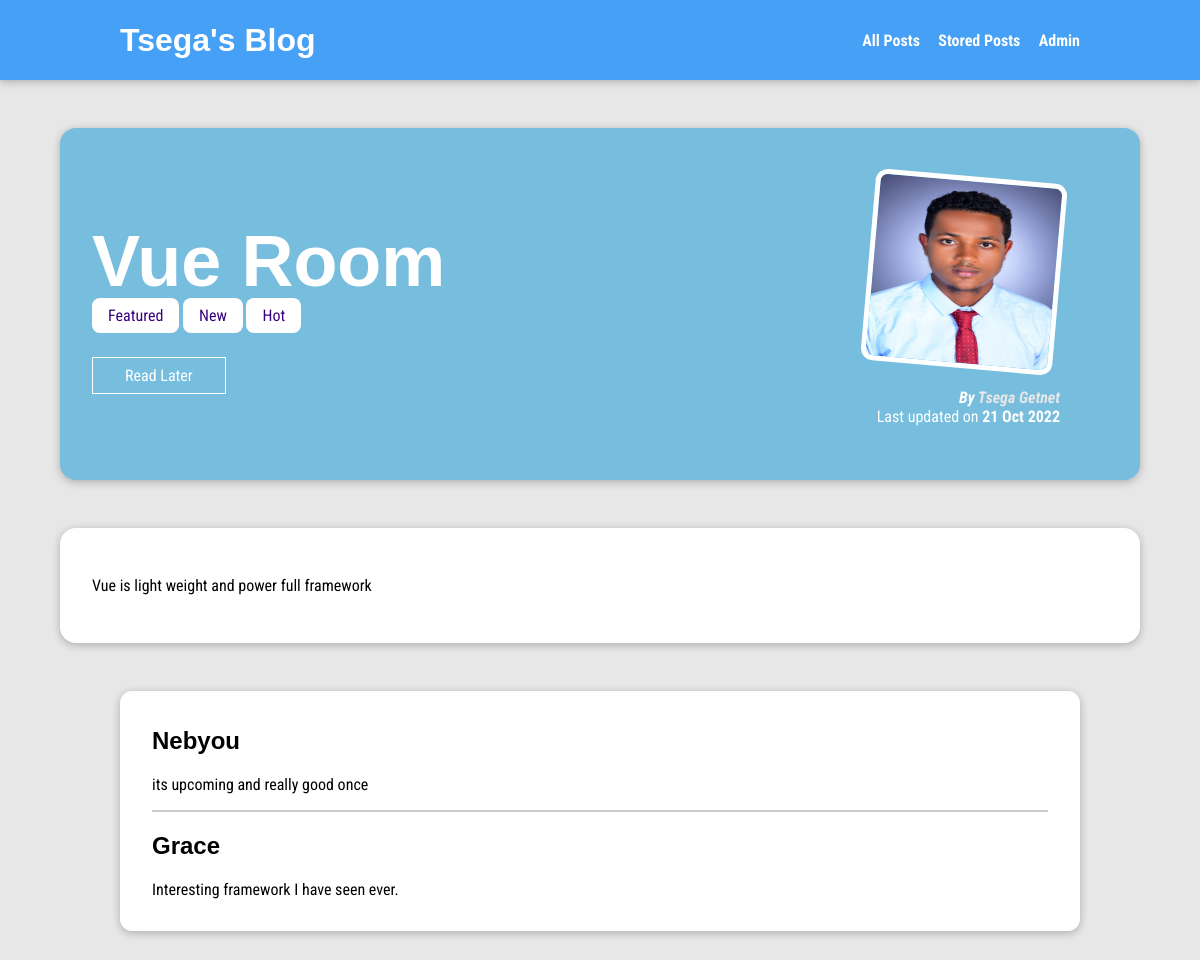
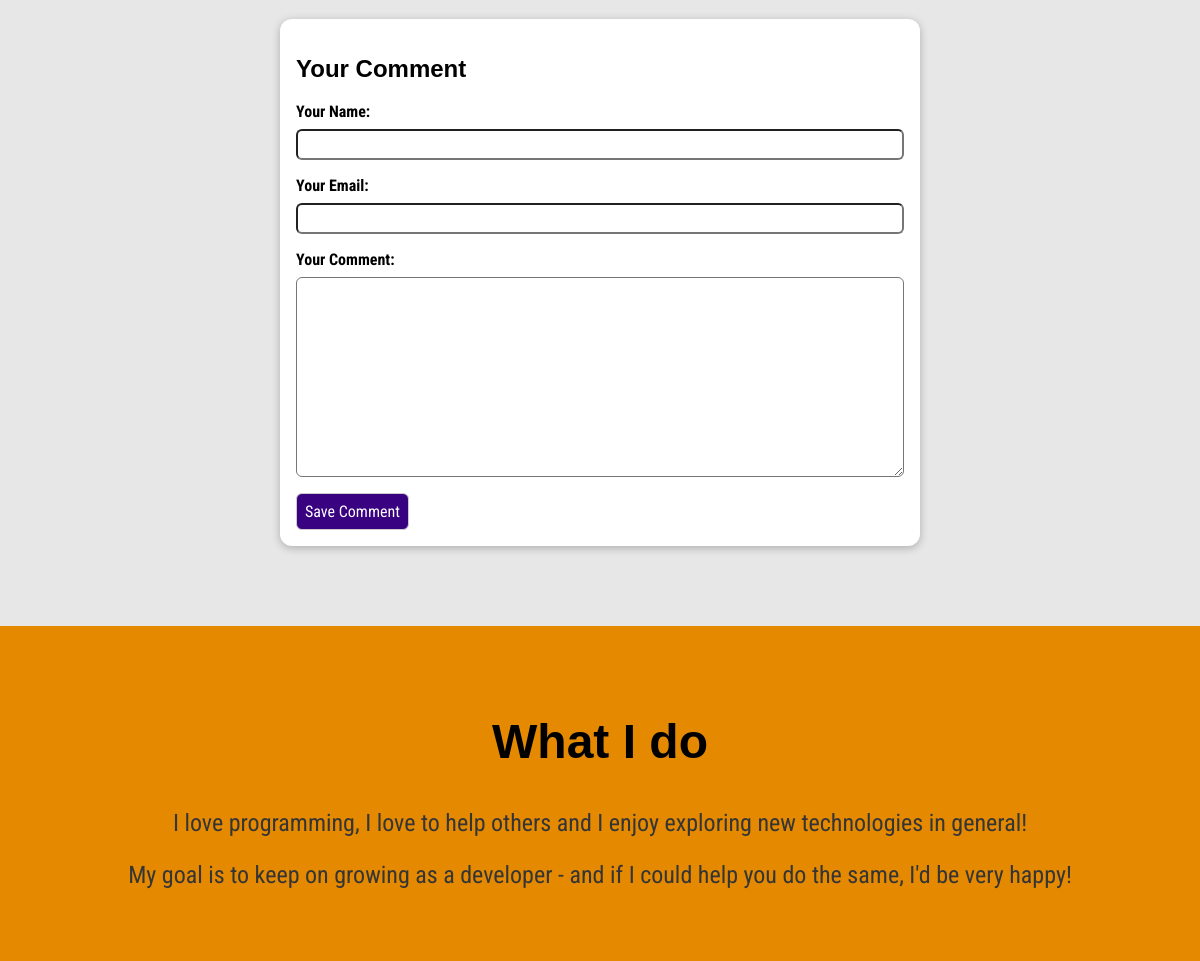
Page /posts/vue-room-one on the committed database (2 pictures, top to bottom).
### blog/models.py (models this page shows, shortened)
class Post(models.Model):
    title = models.CharField(max_length=150)
    excerpt = models.CharField(max_length=200)
    image = models.ImageField(upload_to="posts", null = True)
    date =  models.DateField(auto_now=True)
    slug = models.SlugField(unique=True, db_index=True)
    content = models.TextField(validators=[MinLengthValidator(10)])
    author = models.ForeignKey(Author, null = True, on_delete=models.SET_NULL, related_name="posts")
    tags = models.ManyToManyField(Tag)

class Tag(models.Model):
    caption = models.CharField(max_length=20)

class Author(models.Model):
    firts_name = models.CharField(max_length=100)
    last_name = models.CharField(max_length=100)
    email_address= models.EmailField()
    def full_name(self):
        return f"{self.firts_name} {self.last_name}"
    def __str__(self):
        return self.full_name()

class Comment(models.Model):
    user_name = models.CharField(max_length =120)
    user_email = models.EmailField()
    text = models.TextField(max_length= 400)
    post = models.ForeignKey(Post, on_delete = models.CASCADE, related_name="comments" )

### blog/views.py (the view, shortened to what this page needs)
# urls.py: path("posts/<slug:slug>",views.SinglePostsView.as_view(),name="posts-detail-page"), #/posts/my-first-post
class SinglePostsView(View):
    def is_stored_posts(self,request, post_id):
        stored_posts = request.session.get('stored_posts')
        if stored_posts is not None:
            is_saved_for_later = post_id in stored_posts
        else:
            is_saved_for_later = False
        return is_saved_for_later
    def get(self, request ,slug):
        post = Post.objects.get(slug=slug)
        context ={
            'post':post,
            "post_tags":post.tags.all(),
            "comment_form":CommentForm(),
            "comments":post.comments.all().order_by('-id'),
            "saved_for_later":self.is_stored_posts(request,post.id),
        }
        return render(request, "blog/post-detail.html",context)

### blog/forms.py
class CommentForm(forms.ModelForm):
   class Meta:
      model = Comment
      exclude = ["post"]
      labels = {
         "user_name": "Your Name",
         "user_email": "Your Email",
         "text": "Your Comment",
      }

### blog/templates/blog/post-detail.html (shortened to what this page needs)
{% extends 'base.html' %}
{% load static %}
{% block css_files %}
<link rel ="stylesheet" href="{% static "blog/post-detail.css" %}">
{% endblock  %}
{% block  content%}
<section id="summary">
  <h2>{{post.title }} </h2>
  <div>
    {% for tag in post_tags %}
    <span class= "tags">{{tag.caption}}</span>
    {% endfor %}
  </div>
  <div id="read-later">
    <form action="{% url 'read-later'%}" method ="POST">
      <button>
      {% if saved_for_later %}
        Remove from "Read Later" List
      {% else %}
       Read Later
      {%endif%}
      </button>
    </form>
  </div>
       <article>
        <img src="{{post.image.url}}" alt="{{post.title}}"/>
        <address>By <a href= "mailto: {{post.author.email_address}}" >{{post.author}}</a></address>
        <div>Last updated on <time>{{post.date|date:"d M Y"}}</time>
        </div>
       </article>
</section>
<main>
{{post.content|linebreaks}}
</main>
<section id ="comments">
  <ul>
    {% for comment in comments %}
     <li>
      <h2> {{comment.user_name}}</h2>
        <p>{{comment.text|linebreaks}}</p>
     </li>
    {% endfor %}
  </ul>
</section>
<section  id ="comment-form">
  <h2> Your Comment</h2>
  <form action ="{% url 'posts-detail-page' post.slug %}" method="POST">
    {%for form_field in comment_form %}
    <div class ="form-control {% if form_field.errors %}invalid{% endif %}">
       {{form_field.label_tag}}
       {{form_field}}
    </div>
  {%endfor%}
  <button>Save Comment</button>
  </form>
</section>
{% include 'footer.html' %}
{% endblock  %}

### static/app.css (style rules this page uses)
* { box-sizing: border-box; }
html { font-family: 'Roboto Condensed', sans-serif; }
body { margin: 0; }
h1, h2, h3 { font-family: 'Loto', sans-serif; font-weight: bold; }

### blog/static/blog/post-detail.css (style rules this page uses)
body { background-color: #e7e7e7; }
#summary { margin: 8rem auto 3rem auto; padding: 2rem; width: 90%; border-radius: 16px; background-color: #77bddd; position: relative; box-shadow: 0 2px 8px rgba(0, 0, 0, 0.25); height: 22rem; }
#summary h2 { color: white; font-size: 4.5rem; margin-bottom: 0.25rem; }
#summary article { position: absolute; top: 2rem; right: 3rem; padding: 1rem 2rem; border-radius: 12rem; text-align: right; color: white; }
#summary article img { width: 12rem; height: 12rem; border-radius: 12px; transform: rotateZ(5deg); border: 5px solid white; margin-bottom: 1rem; }
#summary address { font-weight: bold; }
#summary address a { color: #e7e7e7; text-decoration: none; }
#summary time { font-weight: bold; }
main { margin: auto; padding: 2rem; width: 90%; border-radius: 16px; background-color: white; position: relative; box-shadow: 0 2px 8px rgba(0, 0, 0, 0.25); }
.tags { background-color: white; color: #390281; padding: 0.5rem 1rem; border-radius: 8px; }
#comment-form { margin: 3rem auto; width: 90%; max-width: 40rem; border-radius: 12px; background-color: white; box-shadow: 0 2px 8px rgba(0, 0, 0, 0.25); padding: 1rem; }
#comment-form button { font: inherit; background-color: #390281; color: white; border: 1px solid #390281; padding: 0.5rem; border-radius: 6px; border: 1px solid #ccc; }
.form-control { margin-bottom: 1rem; }
.form-control label { font-weight: bold; margin-bottom: 0.5rem; display: block; }
.form-control input, .form-control textarea { display: block; width: 100%; font: inherit; padding: 0.25rem; border-radius: 6px; }
#comments { margin: 3rem auto; width: 90%; max-width: 60rem; border-radius: 12px; background-color: white; box-shadow: 0 2px 8px rgba(0, 0, 0, 0.25); padding: 1rem 2rem; }
#comments ul { list-style: none; margin: 0; padding:0; }
#comments li { margin-bottom: 1rem; border-bottom: 2px solid #ccc; }
#comments li:last-of-type { border-bottom:none; }
#read-later { margin: 2rem 0; }
#read-later button { background-color: transparent; border: 1px solid white; padding:0.5rem 2rem; font:inherit; color:white; cursor: pointer; }

### rows in the picture
Post: title "Vue Room", image (picture), author "Tsega Getnet", date "21 Oct 2022", content "Vue is light weight and power full framework"
Tag: caption "Featured"
Tag: caption "New"
Tag: caption "Hot"
Comment: user_name "Nebyou", text "its upcoming and really good once"
Comment: user_name "Grace", text "Interesting framework I have seen ever."
